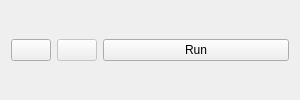
<?xml version="1.0" encoding="UTF-8"?>
<ui version="4.0">
 <class>ActionsWidget</class>
 <widget class="QWidget" name="ActionsWidget">
  <property name="geometry">
   <rect>
    <x>0</x>
    <y>0</y>
    <width>300</width>
    <height>100</height>
   </rect>
  </property>
  <property name="maximumSize">
   <size>
    <width>16777215</width>
    <height>100</height>
   </size>
  </property>
  <property name="sizePolicy">
   <sizepolicy hsizetype="Preferred" vsizetype="Minimum">
    <horstretch>0</horstretch>
    <verstretch>0</verstretch>
   </sizepolicy>
  </property>
  <layout class="QVBoxLayout" name="verticalLayout">   
   <item>
    <layout class="QHBoxLayout" name="buttonLayout">
     <item>
      <widget class="QPushButton" name="settingsButton">
       <property name="text">
        <string></string>
       </property>
       <property name="toolTip">
        <string>Settings</string>
       </property>
       <property name="maximumSize">
        <size>
         <width>40</width>
         <height>16777215</height>
        </size>
       </property>
      </widget>
     </item>
     <item>
      <widget class="QPushButton" name="stopButton">
       <property name="text">
        <string></string>
       </property>
       <property name="toolTip">
        <string>Stop</string>
       </property>
       <property name="enabled">
        <bool>false</bool>
       </property>
       <property name="maximumSize">
        <size>
         <width>40</width>
         <height>16777215</height>
        </size>
       </property>
      </widget>
     </item>
     <item>
      <widget class="QPushButton" name="runButton">
       <property name="text">
        <string>Run</string>
       </property>
       <property name="toolTip">
        <string>Execute operation</string>
       </property>
      </widget>
     </item>
    </layout>
   </item>
  </layout>
 </widget>
 <resources/>
 <connections/>
</ui>
